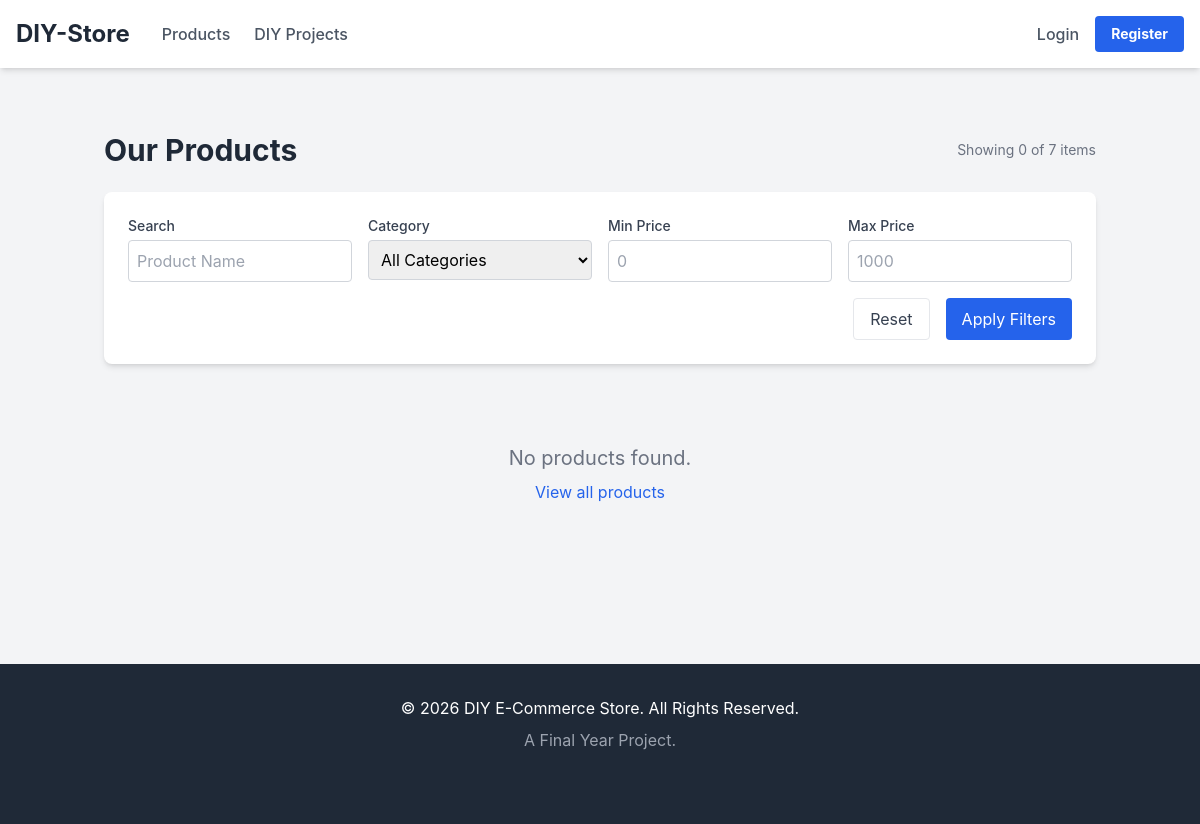
The page /products.php?page=2 on the database as committed earlier.
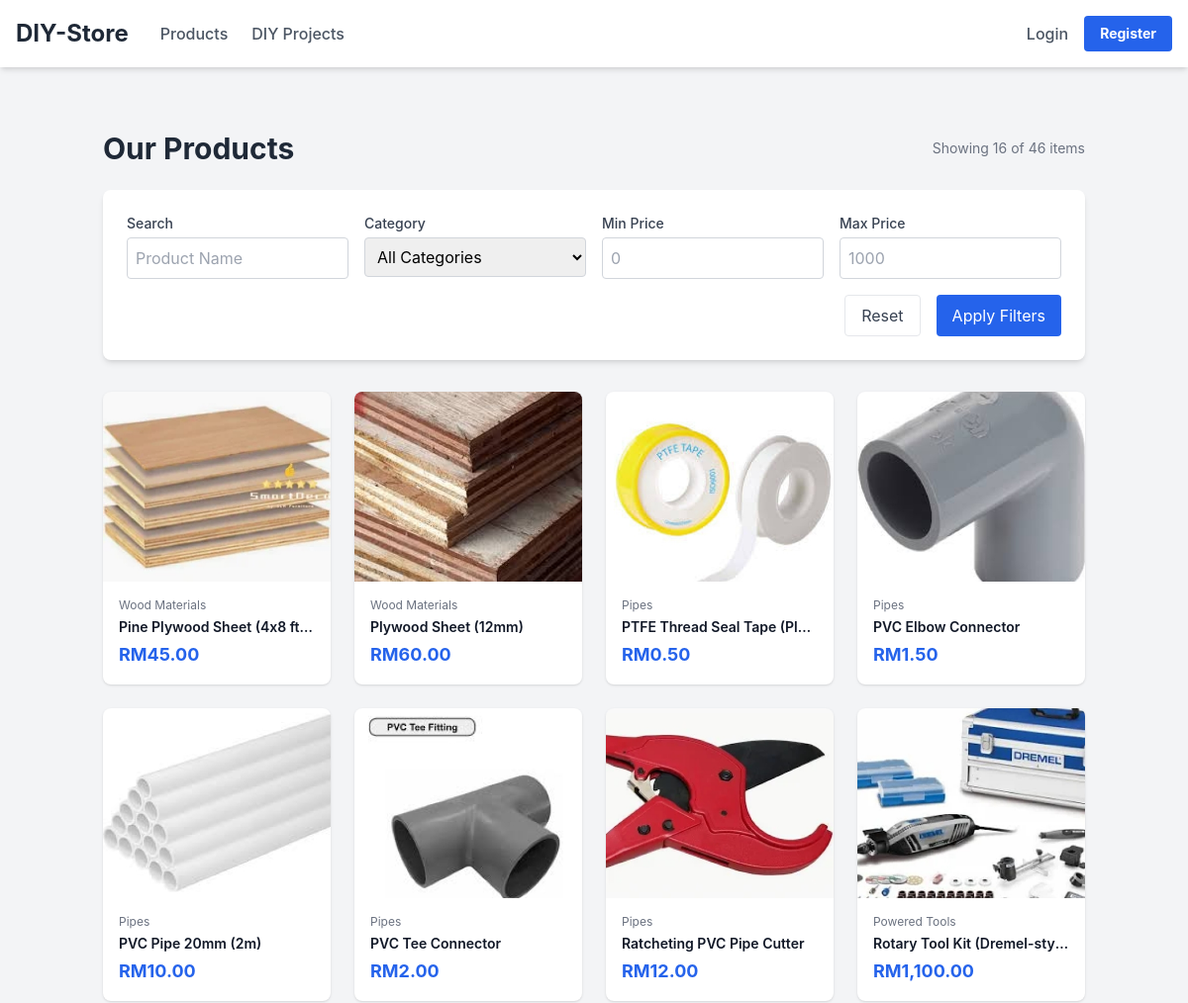
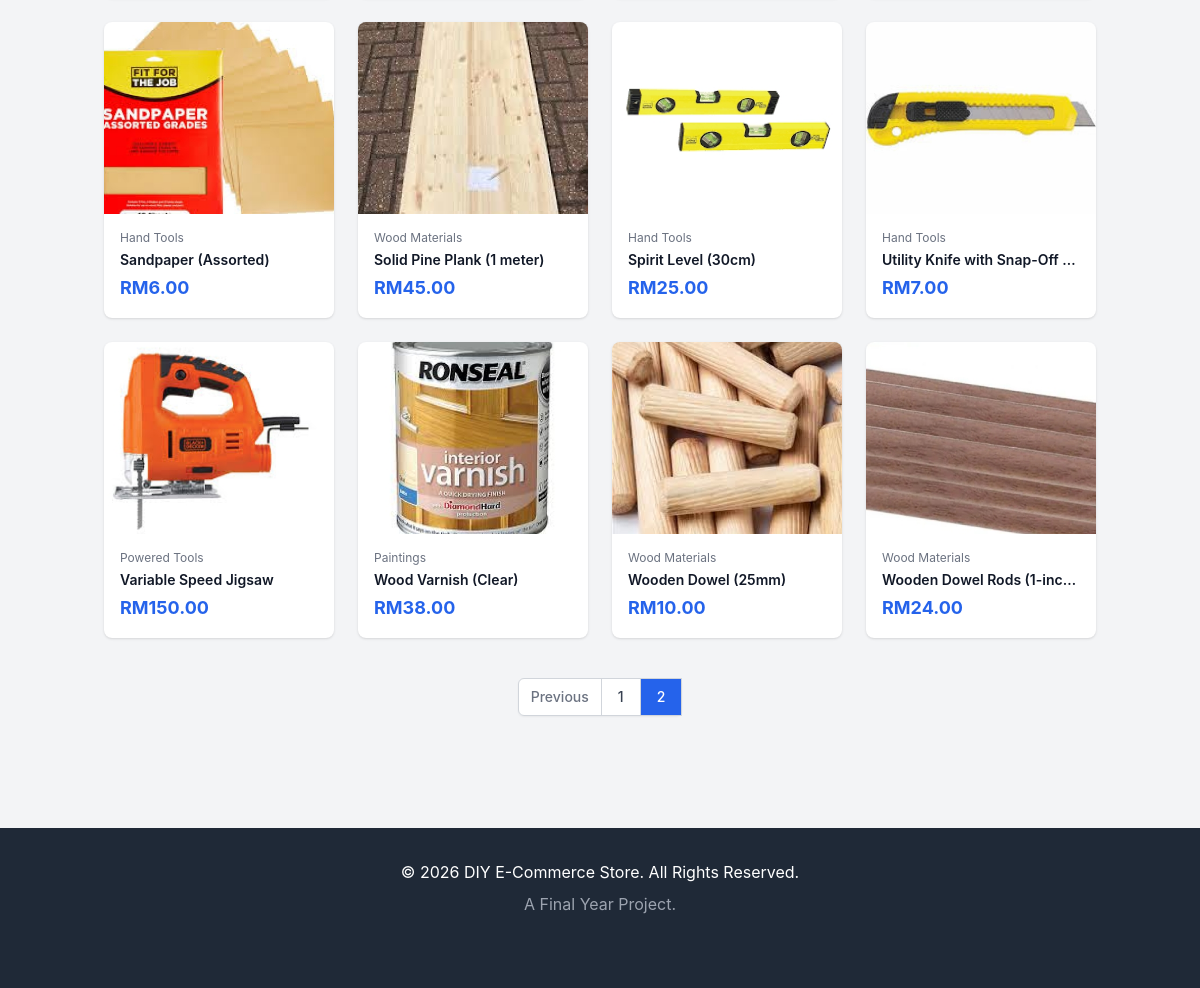
The same page on the database as committed later (2 pictures, top to bottom).
### tables this page shows
CREATE TABLE `product` (
  `product_id` int(11) NOT NULL,
  `name` varchar(200) NOT NULL,
  `description` text DEFAULT NULL,
  `image` varchar(255) DEFAULT NULL,
  `price` decimal(10,2) NOT NULL,
  `stock_quantity` int(11) NOT NULL,
  `category_id` int(11) DEFAULT NULL,
  `status` enum('Available','Disabled') DEFAULT 'Available'
);

CREATE TABLE `category` (
  `category_id` int(11) NOT NULL,
  `category_name` varchar(100) NOT NULL
);

### _base.php (called while the page is built, shortened)
<?php
function e($value) {
    return htmlspecialchars($value ?? '', ENT_QUOTES, 'UTF-8');
}
?>

### products.php (the view, shortened to what the changed rows need)
<?php
require_once '_base.php';
require_once '_head.php';
$conn = db_connect();
$limit = 30;
$page  = isset($_GET['page']) ? max(1, intval($_GET['page'])) : 1;
$offset = ($page - 1) * $limit;
$where_clauses = ["p.status = 'Available'"];
$params = [];
$types = "";
$where_sql = " WHERE " . implode(" AND ", $where_clauses);
$count_sql = "SELECT COUNT(*) FROM Product p " . $where_sql;
$stmt_count = $conn->prepare($count_sql);
$stmt_count->execute();
$total_items = $stmt_count->get_result()->fetch_row()[0];
$total_pages = ceil($total_items / $limit);
$sql = "SELECT p.*, c.category_name
        FROM Product p
        LEFT JOIN Category c ON p.category_id = c.category_id"
        . $where_sql
        . " ORDER BY p.name ASC LIMIT ?, ?";
$params[] = $offset;
$params[] = $limit;
$types .= "ii";
$stmt = $conn->prepare($sql);
$stmt->bind_param($types, ...$params);
$stmt->execute();
$products = $stmt->get_result()->fetch_all(MYSQLI_ASSOC);
function get_url($page_num) {
    $query = $_GET;
    $query['page'] = $page_num;
    return '?' . http_build_query($query);
}
?>
<div class="container mx-auto px-4 py-8">
    <div class="flex justify-between items-center mb-6">
        <h1 class="text-3xl font-bold text-gray-800">Our Products</h1>
        <span class="text-gray-500 text-sm">Showing <?= count($products) ?> of <?= $total_items ?> items</span>
    </div>
    <div class="grid grid-cols-1 sm:grid-cols-2 md:grid-cols-3 lg:grid-cols-4 xl:grid-cols-6 gap-6">
        <?php foreach ($products as $product): ?>
            <a href="product_details.php?id=<?= e($product['product_id']) ?>" class="block bg-white rounded-lg shadow hover:shadow-xl transition duration-300 overflow-hidden group">
                <div class="w-full h-48 bg-gray-200 relative">
                    <?php if (!empty($product['image'])): ?>
                        <img src="<?= e($product['image']) ?>" alt="<?= e($product['name']) ?>" class="w-full h-full object-cover group-hover:scale-105 transition-transform duration-300">
                    <?php else: ?>
                        <div class="w-full h-full flex items-center justify-center text-gray-400">No Image</div>
                    <?php endif; ?>
                </div>
                <div class="p-4">
                    <p class="text-xs text-gray-500 mb-1"><?= e($product['category_name'] ?? 'Uncategorized') ?></p>
                    <h2 class="text-sm font-semibold text-gray-900 truncate mb-1"><?= e($product['name']) ?></h2>
                    <p class="text-lg font-bold text-blue-600">RM<?= number_format($product['price'], 2) ?></p>
                </div>
            </a>
        <?php endforeach; ?>
    </div>
    <?php if (empty($products)): ?>
        <div class="text-center py-12">
            <p class="text-gray-500 text-xl">No products found.</p>
            <a href="products.php" class="text-blue-600 hover:underline mt-2 inline-block">View all products</a>
        </div>
    <?php endif; ?>
    <?php if ($total_pages > 1): ?>
    <div class="flex justify-center mt-10">
        <nav class="inline-flex rounded-md shadow-sm -space-x-px" aria-label="Pagination">
            <?php if ($page > 1): ?>
                <a href="<?= get_url($page - 1) ?>" class="px-3 py-2 border border-gray-300 bg-white text-sm font-medium text-gray-500 hover:bg-gray-50 rounded-l-md">
                    Previous
                </a>
            <?php endif; ?>
            <?php for ($i = 1; $i <= $total_pages; $i++): ?>
                <a href="<?= get_url($i) ?>"
                   class="px-4 py-2 border border-gray-300 text-sm font-medium
                   <?= $i == $page ? 'bg-blue-600 text-white' : 'bg-white text-gray-700 hover:bg-gray-50' ?>">
                   <?= $i ?>
                </a>
            <?php endfor; ?>
        </nav>
    </div>
    <?php endif; ?>
</div>
<?php require_once '_foot.php'; ?>

Rows that differ between the two databases and show on the page:
added product: image (picture), category.category_name "Wood Materials", name "Pine Plywood Sheet (4x8 ft…", price "45.00"
added product: image (picture), category.category_name "Wood Materials", name "Plywood Sheet (12mm)", price "60.00"
added product: image (picture), category.category_name "Pipes", name "PTFE Thread Seal Tape (Pl…", price "0.50"
added product: image (picture), category.category_name "Pipes", name "PVC Elbow Connector", price "1.50"
added product: image (picture), category.category_name "Pipes", name "PVC Pipe 20mm (2m)", price "10.00"
added product: image (picture), category.category_name "Pipes", name "PVC Tee Connector", price "2.00"
added product: image (picture), category.category_name "Pipes", name "Ratcheting PVC Pipe Cutter", price "12.00"
added product: image (picture), category.category_name "Powered Tools", name "Rotary Tool Kit (Dremel-sty…", price "1,100.00"
added product: image (picture), category.category_name "Hand Tools", name "Sandpaper (Assorted)", price "6.00"
added product: image (picture), category.category_name "Wood Materials", name "Solid Pine Plank (1 meter)", price "45.00"
added product: image (picture), category.category_name "Hand Tools", name "Spirit Level (30cm)", price "25.00"
now on this page (row edited): product: image (picture), category.category_name "Hand Tools", name "Utility Knife with Snap-Off…", price "7.00"
added product: image (picture), category.category_name "Powered Tools", name "Variable Speed Jigsaw", price "150.00"
added product: image (picture), category.category_name "Paintings", name "Wood Varnish (Clear)", price "38.00"
added product: image (picture), category.category_name "Wood Materials", name "Wooden Dowel (25mm)", price "10.00"
added product: image (picture), category.category_name "Wood Materials", name "Wooden Dowel Rods (1-inc…", price "24.00"
Other text that changed with them:
count($products): "0" → "16"
$total_items: "7" → "46"
text no longer shown: "No products found. View all products"
text now shown: "Previous"
new list line: "1"
new list line: "2"
